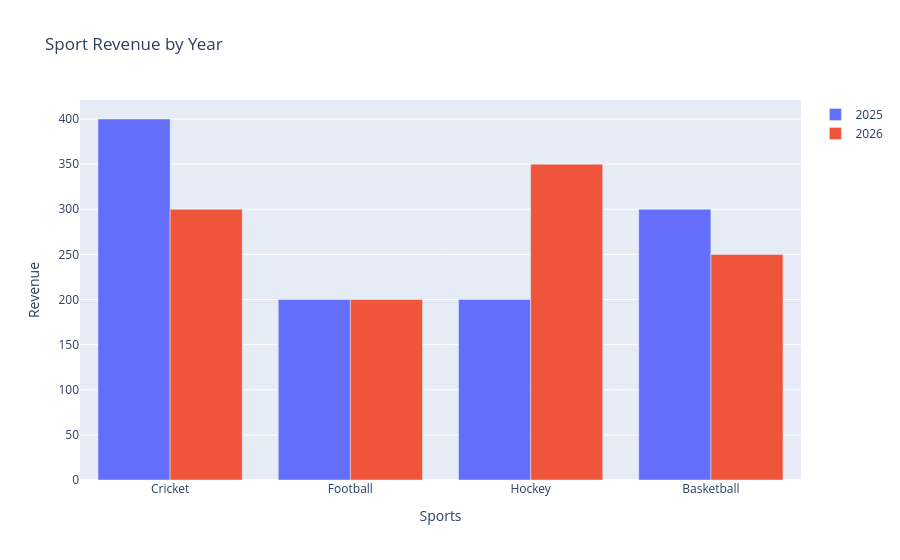

This figure's notebook cell:
### Code cell
label = ['Cricket','Football','Hockey','Basketball']
revenue = [400,200,200,300]
trace1 = go.Bar(x = label, y=revenue, name='2025')
trace2=go.Bar(x=label, y = [300,200,350,250],name='2026')
layout = go.Layout(title='Sport Revenue by Year', xaxis_title = 'Sports', 
                   yaxis_title = 'Revenue', barmode='group')
go.Figure(data =[trace1, trace2], layout=layout)

### Figure 1 — Plotly figure (JSON) as saved in the notebook; plotly's stock layout.template omitted (floating-point values rounded to 4 significant figures)
{"data": [{"name": "2025", "type": "bar", "x": ["Cricket", "Football", "Hockey", "Basketball"], "y": [400, 200, 200, 300]}, {"name": "2026", "type": "bar", "x": ["Cricket", "Football", "Hockey", "Basketball"], "y": [300, 200, 350, 250]}], "layout": {"barmode": "group", "title": {"text": "Sport Revenue by Year"}, "xaxis": {"title": {"text": "Sports"}}, "yaxis": {"title": {"text": "Revenue"}}}}
